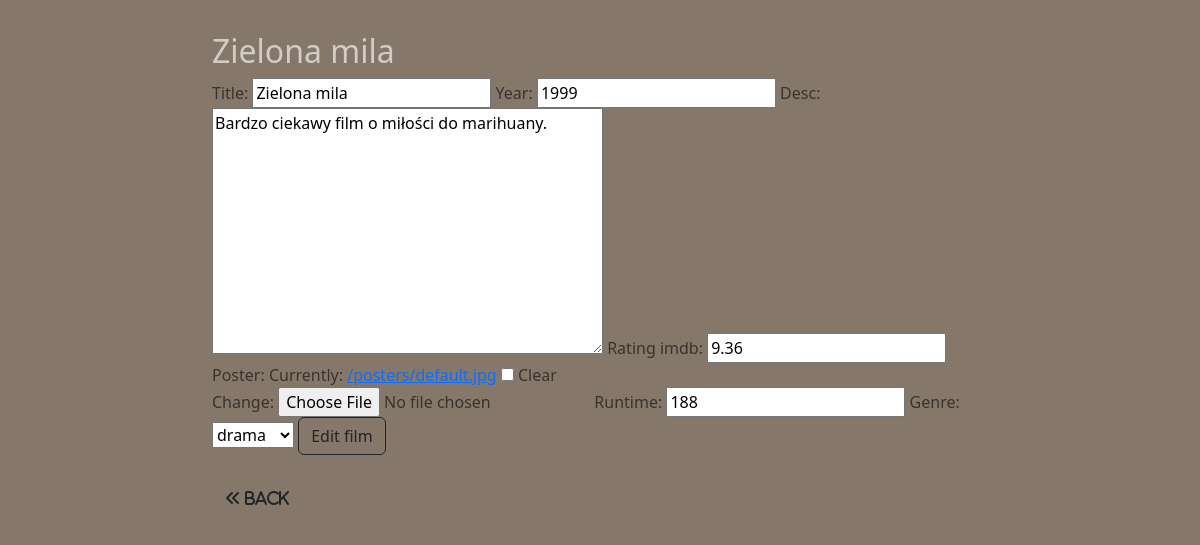
Screenshot of /filmy/edit/19 (signed in) with the database file from the repository.
### filmy/models.py (models this page shows, shortened)
class Film(models.Model):
    title = models.CharField(max_length=64, blank=False)
    year = models.PositiveSmallIntegerField(blank=True, null=True)
    desc = models.TextField()
    rating_imdb = models.DecimalField(max_digits=4, decimal_places=2, null=True, blank=True)
    poster = models.ImageField(upload_to='posters', null=False, blank=True, default='/posters/default.jpg')
    additional_info = models.OneToOneField(AdditionalInfo, on_delete=models.CASCADE, null=True, blank=False)

class AdditionalInfo(models.Model):
    GENRE = {
        (0, 'other'),
        (1, 'drama'),
        (2, 'comedy'),
        (3, 'sci-fi'),
    }
    runtime = models.PositiveSmallIntegerField()
    genre = models.PositiveSmallIntegerField(default=0, choices=GENRE)

### filmy/views.py (the view, shortened to what this page needs)
# urls.py: path('edit/<int:id>', edit_film_view, name='edit_film_view'),
@login_required()
def edit_film_view(request, id):
    film = get_object_or_404(Film, pk=id)
    try:
        info = AdditionalInfo.objects.get(film=film.id)
    except AdditionalInfo.DoesNotExist:
        info = None
    film_form = FilmForm(request.POST or None, request.FILES or None, instance=film)
    info_form = AdditionalInfoForm(request.POST or None, instance=info)
    return render(request, 'film.html', {'film_form': film_form, 'info_form': info_form, 'is_new': False, 'film': film})

### filmy/forms.py
class FilmForm(ModelForm):
    class Meta:
        model = Film
        fields = ['title', 'year', 'desc', 'rating_imdb', 'poster']

class AdditionalInfoForm(ModelForm):
    class Meta:
        model = AdditionalInfo
        fields = ['runtime', 'genre']

### templates/film.html (shortened to what this page needs)
{% extends 'main.html' %}
{% load bootstrap %}
{% block body %}
<div align="center">
    <div class="container-sm" style="width: 50rem;" align="left">
        {% if is_new == False %}
            <h2>{{ film.title }}</h2>
        {% endif %}
        <div class="card-body">
        <form method="post" enctype="multipart/form-data">
            {{ film_form|bootstrap }}
            {{ info_form|bootstrap }}
            {% if is_new %}
                <button type="submit" class="btn btn-outline-dark">Add film</button>
            {% else %}
                <button type="submit" class="btn btn-outline-dark">Edit film</button>
            {% endif %}
            <br><br>
            <a class="btn"  href="{% url 'all_films_view' %}">
                <i class="fa-solid fa-angles-left">  Back</i>
            </a>
        </form>
        </div>
    </div>
</div>
{% endblock %}

### filmy/static/filmy.css (style rules this page uses)
body { padding: 2rem; background-color: #85786b; color: #39332d; }
h2 { color: #d2ccc6; }

### rows the page displays
Film: title "Zielona mila", year "1999", desc "Bardzo ciekawy film o miłości do marihuany.", rating_imdb "9.36"
AdditionalInfo: runtime "188", genre "drama"
